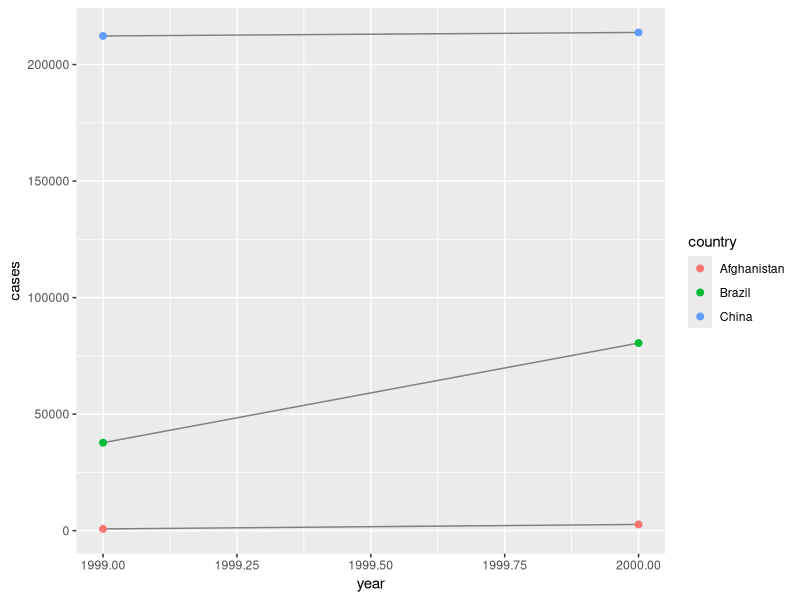
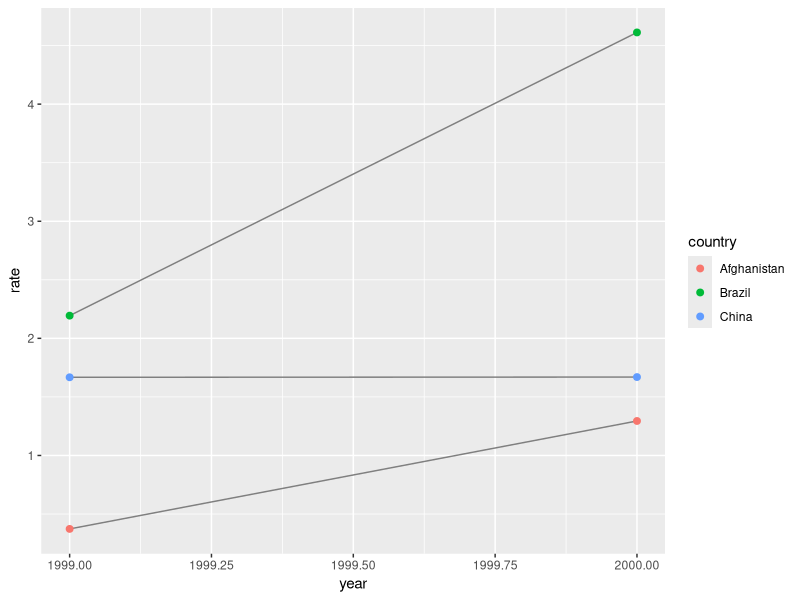
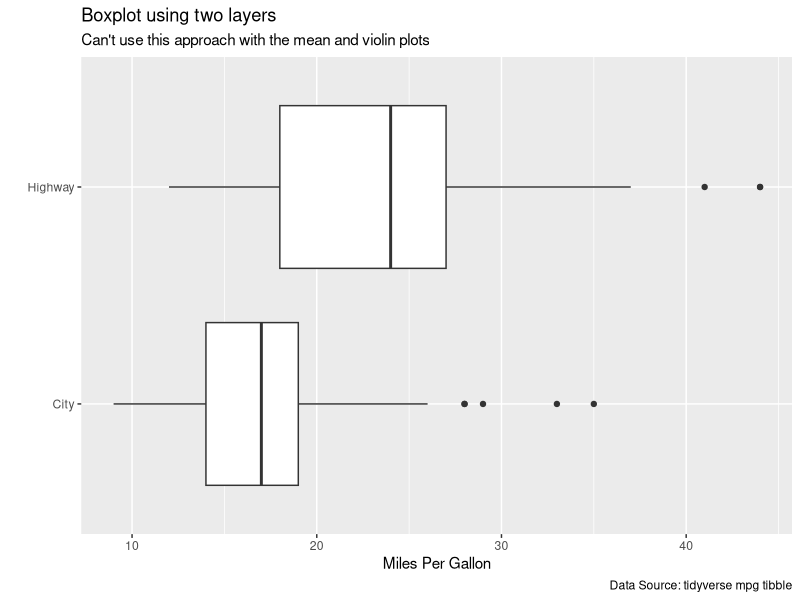
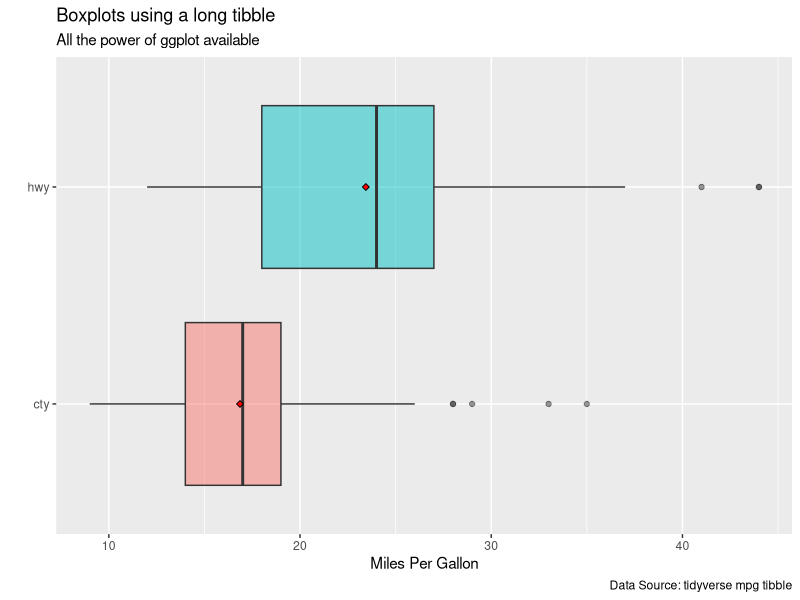

Write the R code that produced these figures, in order.
## ---- chunk 1
knitr::opts_chunk$set(echo = TRUE,
                      message = FALSE,
                      warning = FALSE)
# Load libraries
library(tidyverse)
## ---- chunk 2
table1
## ---- chunk 3
table2
## ---- chunk 4
table3
## ---- chunk 5
table4a
## ---- chunk 6
table4b
## ---- chunk 7
table1 %>% 
  mutate(rate = cases / population * 10000)
## ---- chunk 8
table1 %>% 
  group_by(year) %>% 
  summarise(number_cases = sum(cases))
## ---- chunk 9
table1 %>% 
  count(year, wt = cases)
## ---- chunk 10
table1 %>% 
  ggplot(aes(x = year, y = cases)) +
  geom_line(aes(group = country), color = "grey50") +
  geom_point(aes(color = country), size = 2)
  
## ---- chunk 11
table1 %>% 
  mutate(rate = cases / population * 10000) %>% 
  ggplot(aes(x = year, y = rate)) +
  geom_line(aes(group = country), color = "grey50") +
  geom_point(aes(color = country), size = 2)
## ---- chunk 12
table4a
## ---- chunk 13
table4a %>%
  pivot_longer(
    cols = c(`1999`, `2000`),
    names_to = "year",
    values_to = "cases"
  )
## ---- chunk 14
table4b %>% 
  pivot_longer(cols = c(`1999`, `2000`),
               names_to = "year",
               values_to = "population")
## ---- chunk 15
tidy4a <- table4a %>% 
  pivot_longer(cols = c(`1999`, `2000`),
               names_to = "year",
               values_to = "cases")

tidy4b <- table4b %>% 
  pivot_longer(cols = c(`1999`, `2000`),
               names_to = "year",
               values_to = "population")

tidy4a %>% 
  left_join(tidy4b)
## ---- chunk 16
table2
## ---- chunk 17
table2 %>% 
  pivot_wider(names_from = type, values_from = count)
## ---- chunk 18
table3
## ---- chunk 19
table3 %>% 
  separate(col = rate, into = c("cases", "population"))
## ---- chunk 20
table3 %>% 
  separate(col = rate, into = c("cases", "population"), sep = "/")
## ---- chunk 21
(table5 <- table3 %>% 
  separate(col = year, into = c("century", "year"), sep = 2)
)
## ---- chunk 22
table5 %>% 
  unite(new, century, year)
## ---- chunk 23
table5 %>% 
  unite(new, century, year, sep = "")
## ---- chunk 24
who
## ---- chunk 25
who1 <- who %>% 
  pivot_longer(
    cols = new_sp_m014:newrel_f65,
    names_to = "key",
    values_to = "cases",
    values_drop_na = TRUE
  )
who1
## ---- chunk 26
who1 %>% 
  count(key)
## ---- chunk 27
who2 <- who1 %>% 
  mutate(key = stringr::str_replace(key, "newrel", "new_rel"))
## ---- chunk 28
who3 <- who2 %>% 
  separate(col = key, into = c("new", "type", "sexage"), sep = "_")
who3
## ---- chunk 29
who3 %>% 
  count(new)
## ---- chunk 30
who4 <- who3 %>% 
  select(-new, -iso2, -iso3)
## ---- chunk 31
who5 <- who4 %>% 
  separate(col = sexage,
           into = c("sex", "age"), sep = 1)
who5
## ---- chunk 32
tidy_who <- who %>% 
  pivot_longer(
    cols = new_sp_m014:newrel_f65,
    names_to = "key",
    values_to = "cases",
    values_drop_na = TRUE
  ) %>% 
  mutate(key = stringr::str_replace(key, "newrel", "new_rel")) %>%
  separate(col = key,
           into = c("new", "type", "sexage")) %>%
  select(-new, -iso2, -iso3) %>% 
  separate(
    col = sexage,
    into = c("sex", "age"),
    sep = 1
  )

tidy_who
## ---- chunk 33
mpg %>% 
  ggplot() +
  geom_boxplot(aes(x = cty, y = factor("City"))) +
  geom_boxplot(aes(x = hwy, y = factor("Highway"))) +
  labs(
    title = "Boxplot using two layers",
    subtitle = "Can't use this approach with the mean and violin plots",
    x = "Miles Per Gallon",
    y = "",
    caption = "Data Source: tidyverse mpg tibble"
  )
## ---- chunk 34
mpg %>%
  select(hwy, cty) %>%
  pivot_longer(everything(),
               names_to = "type_of_driving",
               values_to = "mileage") %>%
  ggplot(aes(x = mileage,
             y = type_of_driving,
             fill = type_of_driving)) +
  geom_boxplot(show.legend = FALSE, alpha = 0.5) +
    stat_summary(fun = "mean",
      geom = "point",
      shape = 23,
      size = 1.5,
      fill = "red") +
  labs(
    title = "Boxplots using a long tibble",
    subtitle = "All the power of ggplot available",
    x = "Miles Per Gallon",
    y = "",
    caption = "Data Source: tidyverse mpg tibble"
  )
